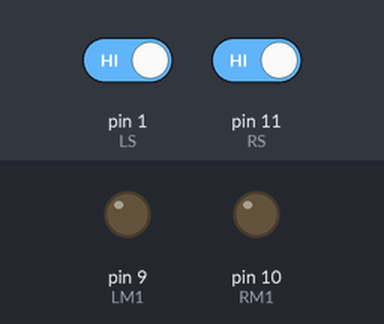
Simulated run of this sketch. Board: Arduino Uno, built with avr-gcc and run on an emulated ATmega328P. Parts: output pins drawn as LEDs (lit = HIGH). Inputs (shaded band) come from the test bench; at power-on: pin 1 (LS) HIGH, pin 11 (RS) HIGH.

Above: at 1.2 s.
1.3 s: pin 1 (LS) driven LOW
At 2.2 s:
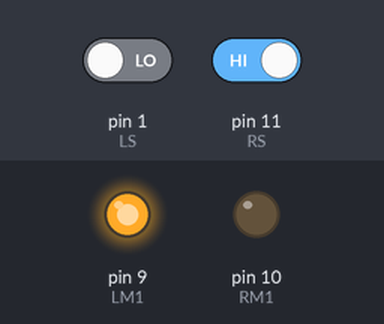
2.8 s: pin 11 (RS) driven LOW
At 3.4 s:
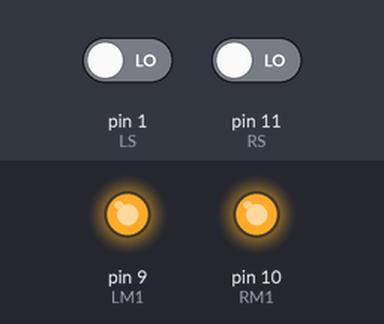
4.3 s: pin 1 (LS) driven HIGH
At 5.5 s:
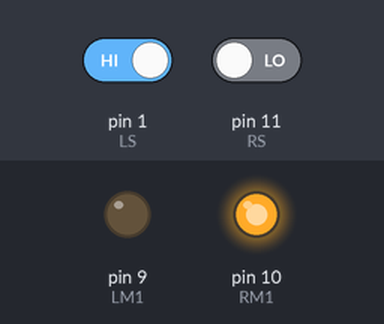
5.8 s: pin 11 (RS) driven HIGH
At 6.9 s:
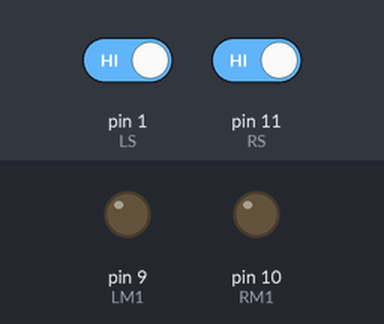
Timing chart, 0 to 8.3 s (numbered marks = the images above; inputs shaded):
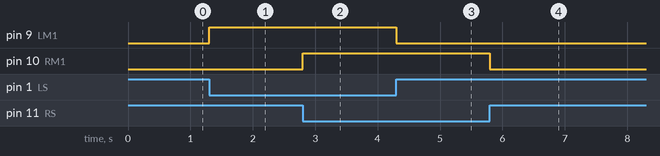

The sketch:

line_following_car_using_ir_sensor.ino
```cpp
int LS=1;       // left sensor
int RS=11;       // right sensor
int LM1=9;      // left motor 1
int RM1=10;       // right motor 1

void setup()
{
  pinMode(LS, INPUT);
  pinMode(RS, INPUT);
  pinMode(LM1, OUTPUT);
  pinMode(RM1, OUTPUT);
}

void loop()
{
  if(digitalRead(LS)==LOW && digitalRead(RS)==LOW)     // Move Forward
  {
    digitalWrite(LM1, HIGH);
    digitalWrite(RM1, HIGH);
  }

  else if(digitalRead(LS)==HIGH && digitalRead(RS)==LOW)    // Turn right
  {
    digitalWrite(LM1, LOW);
    digitalWrite(RM1, HIGH);
  }

  else if(digitalRead(LS)==LOW && digitalRead(RS)== HIGH)     // turn left
  {
    digitalWrite(LM1, HIGH);
    digitalWrite(RM1, LOW);
  }

  else
  {
    digitalWrite(LM1, LOW);
    digitalWrite(RM1, LOW);
  }
}
```

Measured:
- after the input at 1.3 s, pin 9 (LM1): LOW → HIGH at once
- after the input at 2.8 s, pin 10 (RM1): LOW → HIGH at once
- after the input at 4.3 s, pin 9 (LM1): HIGH → LOW at once
- after the input at 5.8 s, pin 10 (RM1): HIGH → LOW at once
